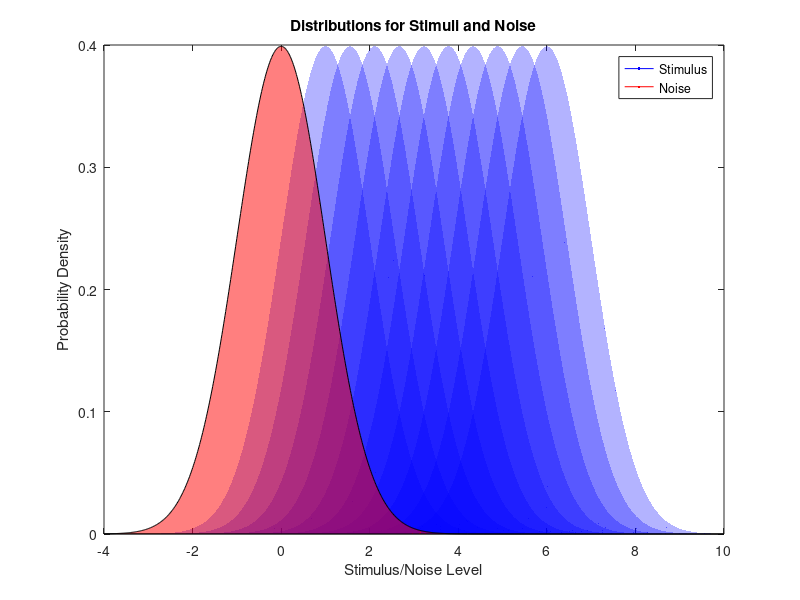

MATLAB code to generate this figure: (Note: this script raises an error after producing the figure.)
clear; close all; clc;
%%
% The experiment here is a 2AFC method of constant stimuli. There are 10
% stimuli levels and a noise level which is 0. There are different
% conditions that are being simulated:
% 1. Constant Noise with No Bias
% 2. Constant Noise with Interval Bias (here, its simulated as right bias)
% 3. Signal-dependent Noise with No Bias
% 4. Signal-dependent Noise with Interval Bias
% 5. History effects (simulated for constant noise with no bias), but can
% be easily interpolated to other conditions
% What we see that dprime with interval bias is lower than dprime constant
% noise as would be expected. We can also see that applying correction to
% this dprime, makes it match the dprime without interval bias for low
% stimulus levels.
% Additionally, dprime with signal-dependent noise with interval bias is
% also lower than corresponding with constant noise which can also be fixed
% using the correction factor. Crucial thing is that the signal-dependent
% noise impacts the dprime as a function of stimulus level as would be
% expected.
% I have also attempted modeling history-dependent effects. Basically, I am
% biasing the responses based on whether the previous 5 trials therby
% creating a sort of sequential bias. Note that the history effect looks
% awfully like the interval-bias in dprime uncorrected plot. However, it
% cannot be fixed by correction for bias as would be expected.
% Addtionally, dprimes are compared as pairwise plots which essentially
% tell the same story and model-fitting to dprime is done using cumulative
% normal psychometric function.
%% Initialization
nStim = 10;  % Number of stimuli
nTrials = 1e3;
totalTrials = nStim * nTrials;  
stimuli = linspace(1, 6, nStim);  % Stimulus - levels selected
noiseLvl = 0;  % Noise level
constNoise = 0.6; % Constant noise
intervalBias = 0.5; % Bias value, get interesting plots when bias = 1 and -1 so this is correct!

% Plot stimulus and noise distributions
% Visualziing stimuli and noise ditributions to make sure the task is hard
% enough but not too hard
figure();
x = linspace(-4, 10, 1000); 
for i = 1:nStim
    y = normpdf(x, stimuli(i), 1); 
    fill(x, y, 'b', 'FaceAlpha', 0.3, 'EdgeColor', 'none'); 
    hold on;
end
fill(x, normpdf(x, noiseLvl, 1), 'r', 'FaceAlpha', 0.5);
hStimulus = plot(NaN, NaN, 'b', 'DisplayName', 'Stimulus');
hNoise = plot(NaN, NaN, 'r', 'DisplayName', 'Noise');
xlabel('Stimulus/Noise Level');
ylabel('Probability Density');
title('Distributions for Stimuli and Noise');
legend([hStimulus, hNoise], 'Location', 'northeast');

% Simulate side where the signal is on each trial uniformly
% Seq is the sequence of stimuli levels, chosen randomly. One step close to
% adding history effects :/
side = randsample([-1, 1], totalTrials, true);
seq = repmat(stimuli, 1, nTrials);
seq = seq(randperm(length(seq)));

dP1 = compute_dprime(stimuli, seq, side, 'constant', 0);
dP2 = compute_dprime(stimuli, seq, side, 'constant', intervalBias);
dP3 = compute_dprime(stimuli, seq, side, 'signal-dependent', 0);
dP4 = compute_dprime(stimuli, seq, side, 'signal-dependent', intervalBias);
dP5 = compute_dprime(stimuli, seq, side, 'constant', 0, 1);

figure();
hold on;
plot(stimuli, dP1, 'ro-', 'DisplayName', 'ConstantNoise NoBias')
plot(stimuli, dP2, 'b*-', 'DisplayName', 'ConstantNoise WithBias')
plot(stimuli, dP3, 'ko-', 'DisplayName', 'SignalNoise NoBias')
plot(stimuli, dP4, 'm*-', 'DisplayName', 'SignalNoise WithBias')
plot(stimuli, dP5, 'gs-', 'DisplayName', 'History Effect')
xlabel('Stimulus Level')
ylabel('d-prime without correction')

% dprime corrected for bias conditions: dprime corrected = dprime * sqrt(2)
% for interval bias
figure();
hold on;
plot(stimuli, dP1, 'ro-', 'DisplayName', 'ConstantNoise NoBias')
plot(stimuli, dP2*sqrt(2), 'b*-', 'DisplayName', 'ConstantNoise WithBias')
plot(stimuli, dP3, 'ko-', 'DisplayName', 'SignalNoise NoBias')
plot(stimuli, dP4*sqrt(2), 'm*-', 'DisplayName', 'SignalNoise WithBias')
plot(stimuli, dP5*sqrt(2), 'gs-', 'DisplayName', 'History Effect')
xlabel('Stimulus Level')
ylabel('d-prime with correction')
legend('Location', 'southeast')

% Create a matrix to hold d-prime values for easy access
dPMatrix = {dP1, dP2, dP3, dP4, dP5};
labels = {'Constant Noise No Bias', 'Constant Noise Interval Bias', ...
          'Signal-dependent Noise No Bias', 'Signal-dependent Noise Interval Bias', ...
          'History Effect'};
figure();
for i = 1:length(dPMatrix)
    for j = 1:length(dPMatrix)
        if j <= i
            subplot(length(dPMatrix), length(dPMatrix), (i-1)*length(dPMatrix)+j);
            scatter(dPMatrix{j}, dPMatrix{i}, 'filled');
            hold on;
            maxVal = max([dPMatrix{j}; dPMatrix{i}]);
            plot([0 maxVal], [0 maxVal], 'k-', 'LineWidth', 1.4);
            xlabel(sprintf('d-prime %d ', j));
            ylabel(sprintf('d-prime %d ', i));
            xlim([0 maxVal]);
            ylim([0 maxVal]);
            hold off;
        end
    end
end
sgtitle('Scatterplot of uncorrected d-prime Values by Condition');

% Fitting the cumulative normal psychometric functions to dprime
fitResults = cell(1, length(dPMatrix));
gaussEqn = 'a*normcdf(x, b, c) + d';
startPoints = [max(cellfun(@max, dPMatrix)), median(stimuli), 1, 0];
figure();
for i = 1:length(dPMatrix)
    [fitResult, gof] = fit(stimuli', dPMatrix{i}, gaussEqn, 'Start', startPoints);
    fitResults{i} = fitResult;
    subplot(2, 3, i);
    plot(fitResult, stimuli, dPMatrix{i});
    title(sprintf('Fit of d-prime Condition %d\n(R2: %0.2f)', i, gof.rsquare));
    xlabel('Stimulus Level');
    ylabel('d-prime');
    legend('Location', 'southeast')
end
sgtitle('Fits of d-prime Conditions');